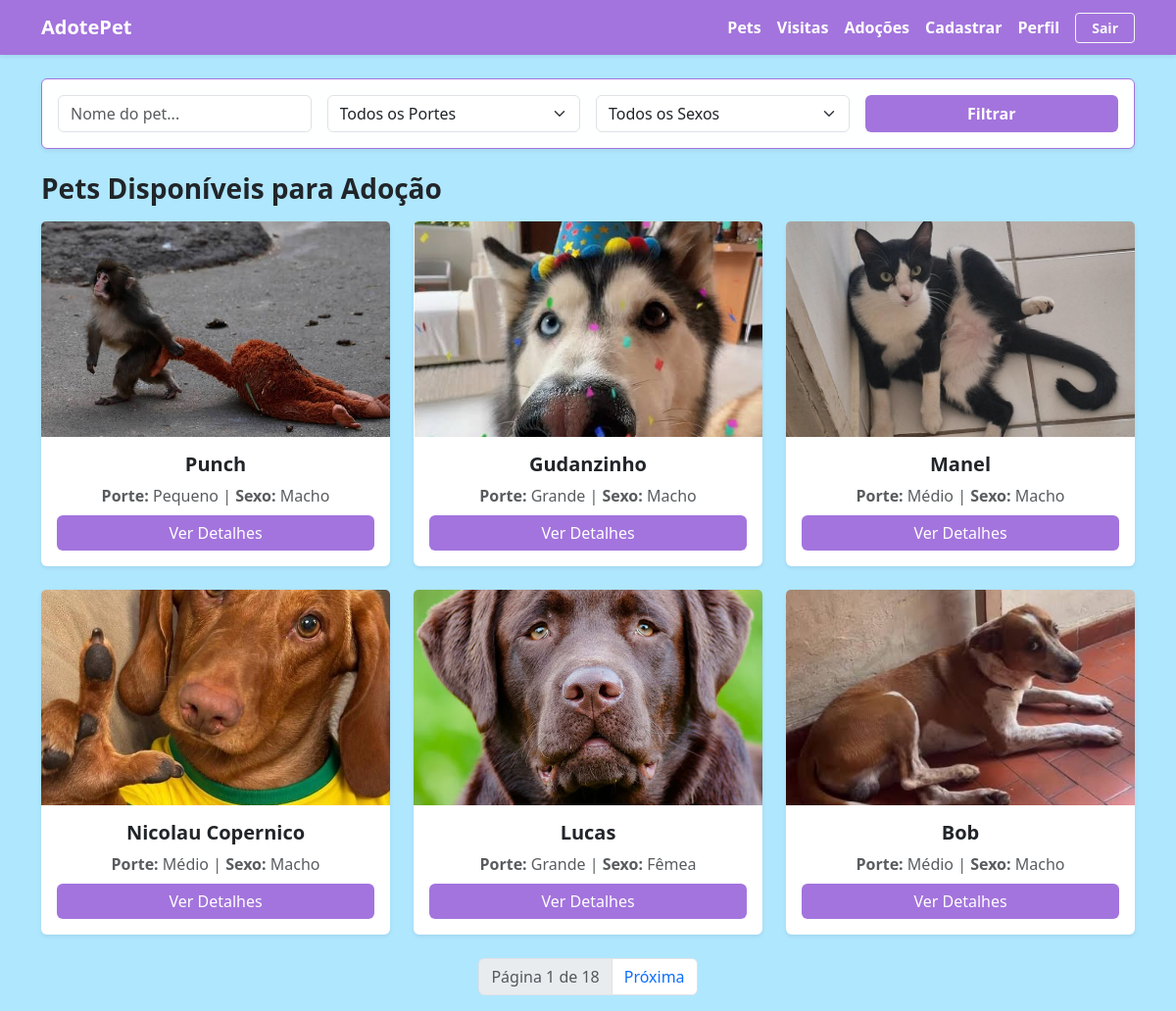
/ (signed in), run on the app's committed database.
### pets/models.py (models this page shows, shortened)
class Pet(models.Model):
    nome= models.CharField(max_length=100)
    cor = models.CharField(max_length=50)
    data_nascimento = models.DateField(null=True, blank=True)
    sexo = models.CharField(max_length=1, choices=SEXOS)
    porte = models.CharField(max_length=1, choices=PORTES)
    peso = models.DecimalField(max_digits=5,decimal_places=2, null=True, blank=True)
    status = models.CharField(max_length=1, choices=STATUS_ADOÇAO, default='D')
    raca = models.ForeignKey(Raca, on_delete=models.PROTECT, related_name="pets")
    responsavel = models.ForeignKey(settings.AUTH_USER_MODEL, on_delete=models.PROTECT, related_name="pets")
    foto = models.ImageField(upload_to='pets/', null= True, blank=True)  # Definido assim temporariamente
    class Meta:
            verbose_name= "Pet"
            verbose_name_plural= "Pets"
            ordering= ["nome"]

### pets/views.py (the view)
# urls.py: path('', views.lista_pets, name='lista_pets'),
def lista_pets(request):
    query = request.GET.get('q', '')
    especie_id = request.GET.get('especie', '')
    porte = request.GET.get('porte', '')
    sexo = request.GET.get('sexo', '')
    pets = Pet.objects.all().order_by('-id')
    if query:
        pets = pets.filter(nome__icontains= query)
    if especie_id:
        pets = pets.filter(raca__especie =especie_id)
    if porte:
        pets = pets.filter(porte=porte)
    if sexo:
        pets = pets.filter(sexo=sexo)
    paginator = Paginator(pets, 6)
    page_number = request.GET.get('page')
    page_obj = paginator.get_page(page_number)
    context = {
        'page_obj': page_obj,
        'query': query,
    }
    return render (request, 'pets/lista_pets.html', context)

### pets/templates/pets/lista_pets.html (shortened to what this page needs)
{% extends 'base.html' %}
{% block content %}
<div class="card p-3 mb-4 shadow-sm bg-custom-light border-custom">
  <form method="GET" action="{% url 'lista_pets' %}" class="row g-3">
    <div class="col-md-3">
      <input type="text" name="q" value="{{ query }}" class="form-control" placeholder="Nome do pet...">
    </div>
    <div class="col-md-3">
      <select name="porte" class="form-select">
        <option value="">Todos os Portes</option>
      </select>
    </div>
    <div class="col-md-3">
      <select name="sexo" class="form-select">
        <option value="">Todos os Sexos</option>
      </select>
    </div>
    <div class="col-md-3 d-grid">
      <button type="submit" class="btn btn-custom-primary fw-bold">Filtrar</button>
    </div>
  </form>
</div>
<h3 class="mb-3 fw-bold text-dark">Pets Disponíveis para Adoção</h3>
<div class="row row-cols-1 row-cols-md-3 g-4">
  {% for pet in page_obj %}
    <div class="col">
      <div class="card h-100 shadow-sm border-0">
        {% if pet.foto %}
          <img src="{{ pet.foto.url }}" class="card-img-top" alt="{{ pet.nome }}" style="height: 220px; object-fit: cover;">
        {% else %}
          <div class="bg-secondary text-white d-flex align-items-center justify-content-center" style="height: 220px;">
            <span>Sem Foto</span>
          </div>
        {% endif %}
        <div class="card-body text-center">
          <h5 class="card-title fw-bold">{{ pet.nome }}</h5>
          <p class="card-text text-muted mb-2">
            <strong>Porte:</strong> {{ pet.get_porte_display|default:pet.porte }} |
            <strong>Sexo:</strong> {{ pet.get_sexo_display|default:pet.sexo }}
          </p>
          <a href="{% url 'detalhe_pet' pet.pk %}" class="btn btn-custom-primary w-100">Ver Detalhes</a>
        </div>
      </div>
    </div>
  {% empty %}
    <div class="col-12">
      <div class="alert alert-info text-center">Nenhum pet encontrado com os filtros selecionados.</div>
    </div>
  {% endfor %}
</div>
{% if page_obj.has_other_pages %}
  <nav class="mt-4">
    <ul class="pagination justify-content-center">
      <li class="page-item disabled"><span class="page-link">Página {{ page_obj.number }} de {{ page_obj.paginator.num_pages }}</span></li>
      {% if page_obj.has_next %}
        <li class="page-item">
          <a class="page-link" href="?page={{ page_obj.next_page_number }}&q={{ query }}&porte={{ porte_selecionado }}&sexo={{ sexo_selecionado }}">Próxima</a>
        </li>
      {% endif %}
    </ul>
  </nav>
{% endif %}
{% endblock %}

### pets/templates/base.html (style rules this page uses)
:root { --cor-principal: #a374dd; --cor-fundo-suave: #feffff; }
body { background-color: #8bdcffae; }
.btn-custom-primary { background-color: var(--cor-principal) !important; color: #ffffff !important; border: none; }
.bg-custom-light { background-color: var(--cor-fundo-suave) !important; }
.border-custom { border-color: var(--cor-principal) !important; }

### data on the page
Pet: foto (picture), nome "Punch", porte "Pequeno", sexo "Macho"
Pet: foto (picture), nome "Gudanzinho", porte "Grande", sexo "Macho"
Pet: foto (picture), nome "Manel", porte "Médio", sexo "Macho"
Pet: foto (picture), nome "Nicolau Copernico", porte "Médio", sexo "Macho"
Pet: foto (picture), nome "Lucas", porte "Grande", sexo "Fêmea"
Pet: foto (picture), nome "Bob", porte "Médio", sexo "Macho"

### other printed values
{{ page_obj.number }} "1"
{{ page_obj.paginator.num_pages }} "18"
